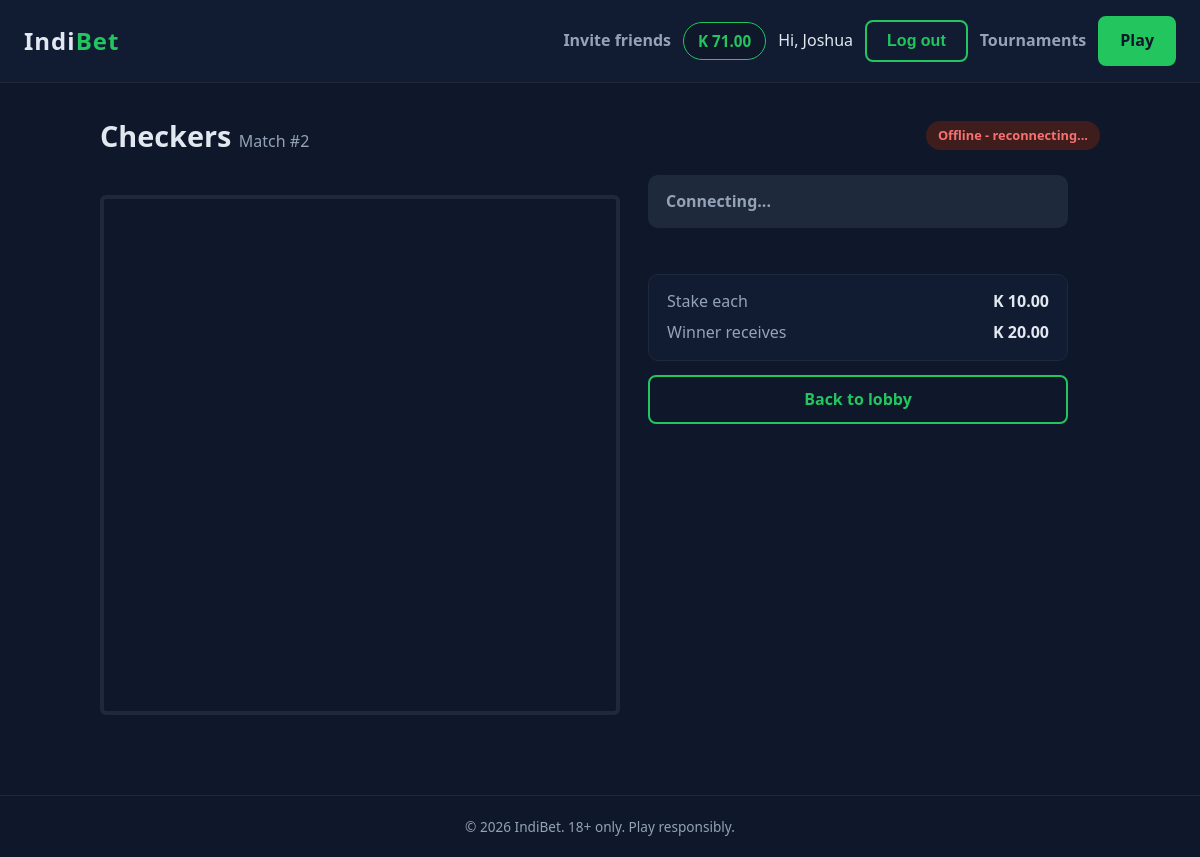
Screenshot of /matches/2/ (signed in) with the database file from the repository.
### accounts/models.py (models this page shows, shortened)
class User(AbstractUser):
    phone = models.CharField(max_length=20, blank=True)
    date_of_birth = models.DateField(null=True, blank=True)
    referral_code = models.CharField(
        max_length=12, unique=True, null=True, blank=True, editable=False
    )
    referred_by = models.ForeignKey(
        "self",
        null=True,
        blank=True,
        on_delete=models.SET_NULL,
        related_name="referrals",
    )

### wallet/models.py (models this page shows, shortened)
class Wallet(models.Model):
    user = models.OneToOneField(
        settings.AUTH_USER_MODEL,
        on_delete=models.PROTECT,
        related_name="wallet",
    )
    available = models.DecimalField(max_digits=14, decimal_places=2, default=Decimal("0.00"))
    held = models.DecimalField(max_digits=14, decimal_places=2, default=Decimal("0.00"))
    updated_at = models.DateTimeField(auto_now=True)
    class Meta:
        constraints = [
            models.CheckConstraint(
                condition=models.Q(available__gte=0),
                name="wallet_available_gte_0",
            ),
            models.CheckConstraint(
                condition=models.Q(held__gte=0),
                name="wallet_held_gte_0",
            ),
        ]

### matches/models.py (models this page shows, shortened)
class Match(models.Model):
    class Game(models.TextChoices):
        CHECKERS = "checkers", "Checkers"
        CHESS = "chess", "Chess"
    class Status(models.TextChoices):
        OPEN = "open", "Open"
        WAITING = "waiting", "Waiting for players"  # a tournament match, before the check-in ends
        STARTING = "starting", "Starting"
        ACTIVE = "active", "In progress"
        FINISHED = "finished", "Finished"
        CANCELLED = "cancelled", "Cancelled"
    game = models.CharField(max_length=20, choices=Game.choices, default=Game.CHECKERS)
    creator = models.ForeignKey(
        settings.AUTH_USER_MODEL, on_delete=models.PROTECT, related_name="created_matches"
    )
    opponent = models.ForeignKey(
        settings.AUTH_USER_MODEL,
        on_delete=models.PROTECT,
        null=True,
        blank=True,
        related_name="joined_matches",
    )
    stake = models.DecimalField(max_digits=14, decimal_places=2)
    status = models.CharField(
        max_length=10, choices=Status.choices, default=Status.OPEN, db_index=True
    )
    state = models.JSONField(default=dict, blank=True)  # the board and game state live here
    winner = models.ForeignKey(
        settings.AUTH_USER_MODEL,
        on_delete=models.PROTECT,
        null=True,
        blank=True,
        related_name="won_matches",
    )
    created_at = models.DateTimeField(auto_now_add=True)
    starts_at = models.DateTimeField(null=True, blank=True)  # end of the countdown
    started_at = models.DateTimeField(null=True, blank=True)
    turn_deadline = models.DateTimeField(null=True, blank=True)  # when the current player's time runs out
    finished_at = models.DateTimeField(null=True, blank=True)
    tournament = models.ForeignKey(
        "tournaments.Tournament",
        null=True,
        blank=True,
        on_delete=models.PROTECT,
        related_name="matches",
    )
    bracket_round = models.PositiveSmallIntegerField(null=True, blank=True)
    bracket_number = models.PositiveSmallIntegerField(null=True, blank=True)
    checkin_deadline = models.DateTimeField(null=True, blank=True)
    present = models.JSONField(default=list, blank=True)  # ids of the players who have arrived
    unpaid = models.JSONField(default=list, blank=True)  # ids of players who could not pay the match fee
    result_recorded = models.BooleanField(default=False)  # the tournament has used this match's result
    class Meta:
        ordering = ["-created_at"]

### matches/views.py (the view)
# urls.py: path("<int:match_id>/", views.board, name="board"),
@login_required
def board(request, match_id):
    match = get_object_or_404(
        Match.objects.select_related("creator", "opponent"), pk=match_id
    )
    if request.user.id not in (match.creator_id, match.opponent_id):
        raise Http404
    if match.status not in (Match.Status.ACTIVE, Match.Status.FINISHED):
        return redirect("matches:lobby")
    template = GAME_TEMPLATES.get(match.game)
    if not template:
        raise Http404
    context = {"match": match, "pot": match.stake * 2}
    return render(request, template, context)

### checkers/templates/checkers/board.html (shortened to what this page needs)
{% extends "core/base.html" %}
{% block content %}
<div class="container game">
    <div class="game-head">
        <h1>Checkers <small>Match #{{ match.id }}</small></h1>
        <span id="conn" class="live">Connecting...</span>
    </div>
    <div class="game-layout">
        <div class="board-wrap">
            <div id="top-player" class="player-bar"></div>
            <div id="board" class="board"></div>
            <div id="bottom-player" class="player-bar"></div>
        </div>
        <aside class="side">
            <div id="status" class="status wait">Connecting...</div>
            <div id="notice" class="notice"></div>
            <div class="facts">
                <div><span>Stake each</span><strong>K {{ match.stake|floatformat:2 }}</strong></div>
                <div><span>Winner receives</span><strong>K {{ pot|floatformat:2 }}</strong></div>
            </div>
            <a href="{% url 'matches:lobby' %}" class="btn btn-outline">Back to lobby</a>
        </aside>
    </div>
</div>
{% endblock %}

### core/templates/core/base.html (shortened to what this page needs)
<!DOCTYPE html>
<html lang="en">
<head>
</head>
<body>
    <header class="navbar">
        <a href="/" class="logo">Indi<span>Bet</span></a>
        <nav class="nav-links">
            {% block nav %}
            {% if user.is_authenticated %}
                <a href="{% url 'accounts:referrals' %}" class="nav-link">Invite friends</a>
                <a href="{% url 'wallet:wallet' %}" class="balance" title="Available balance">K {{ user.wallet.available|floatformat:2 }}</a>
                <span>Hi, {{ user.username }}</span>
                <form method="post" action="{% url 'accounts:logout' %}" style="display:inline;">
                    <button type="submit" class="btn btn-outline" style="font-size:1rem;">Log out</button>
                </form>
            {% else %}
                <a href="{% url 'accounts:login' %}" class="btn btn-outline">Log in</a>
                <a href="{% url 'accounts:signup' %}" class="btn btn-primary">Sign up</a>
            {% endif %}
            {% endblock %}
            <a href="{% url 'tournaments:list' %}" class="nav-link">Tournaments</a>
            <a href="{% url 'matches:lobby' %}" class="btn btn-primary">Play</a>
        </nav>
    </header>
    <main>
        {% block content %}{% endblock %}
    </main>
    <footer>
        <p>&copy; 2026 IndiBet. 18+ only. Play responsibly.</p>
    </footer>
</body>
</html>

### rows the page displays
User: wallet.available "71.00", username "Joshua"
Match: id "2", stake "10.00"

### other values shown
{{ pot|floatformat:2 }} "20.00"
